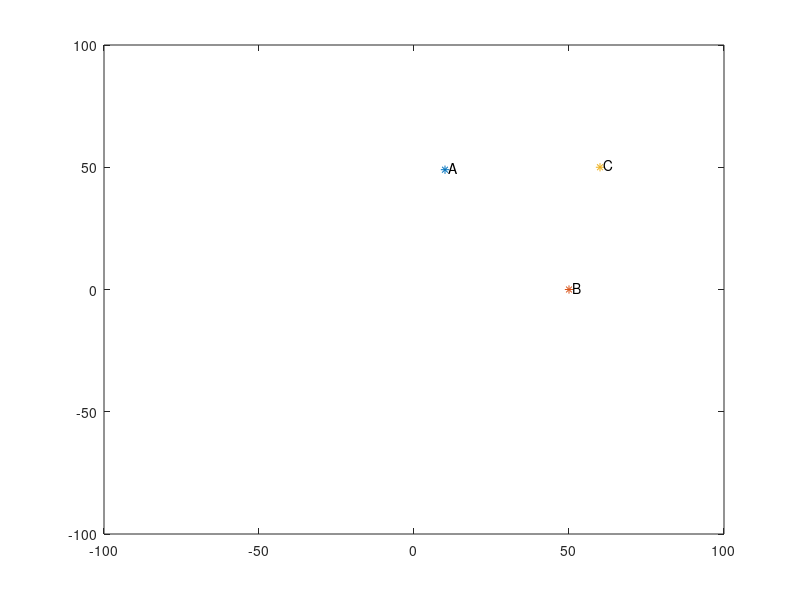

Write the MATLAB code that produced this figure. (Note: this script raises an error after producing the figure.)
% A simple trilateration for the aim of testing its function

clear all;
close all;

% circle = [x y];
circleA = [10 49];
circleB = [50 0];
circleC = [60 50];

figure(1);
plot(circleA(1), circleA(2), '*');
text(circleA(1)+1, circleA(2)+1, 'A');
hold on;
plot(circleB(1), circleB(2), '*');
text(circleB(1)+1, circleB(2)+1, 'B');
plot(circleC(1), circleC(2), '*');
text(circleC(1)+1, circleC(2)+1, 'C');
xlim([-100 100]);
ylim([-100 100]);

% get position
knownPoint = ginput(1);

d1 = sqrt((knownPoint(1)-circleA(1))^2+(knownPoint(2)-circleA(2))^2)
d2 = sqrt((knownPoint(1)-circleB(1))^2+(knownPoint(2)-circleB(2))^2)
d3 = sqrt((knownPoint(1)-circleC(1))^2+(knownPoint(2)-circleC(2))^2)

% radius of the circles
dA = [d1];
dB = [d2];
dC = [d3];

% draw circles
ang=0:0.01:2*pi; 
xp=dA*cos(ang);
yp=dA*sin(ang);
plot(circleA(1)+xp,circleA(2)+yp);
xp=dB*cos(ang);
yp=dB*sin(ang);
plot(circleB(1)+xp,circleB(2)+yp);
xp=dC*cos(ang);
yp=dC*sin(ang);
plot(circleC(1)+xp,circleC(2)+yp);


% Matrix X Nominator
Xa = (dA^2 - dB^2) - (circleA(1)^2 - circleB(1)^2) - (circleA(2)^2 - circleB(2)^2);
Xb = 2 * (circleB(2) - circleA(2));
Xc = (dA^2 - dC^2) - (circleA(1)^2 - circleC(1)^2) - (circleA(2)^2 - circleC(2)^2);
Xd = 2 * (circleC(2) - circleA(2));

% Matrix Y Nominator
Ya = 2 * (circleB(1) - circleA(1));
Yb = (dA^2 - dB^2) - (circleA(1)^2 - circleB(1)^2) - (circleA(2)^2 - circleB(2)^2);
Yc = 2 * (circleC(1) - circleA(1));
Yd = (dA^2 - dC^2) - (circleA(1)^2 - circleC(1)^2) - (circleA(2)^2 - circleC(2)^2);

% Common Denominator
Da = 2 * (circleB(1) - circleA(1));
Db = 2 * (circleB(2) - circleA(2));
Dc = 2 * (circleC(1) - circleA(1));
Dd = 2 * (circleC(2) - circleA(2));

X = [Xa Xb; Xc Xd];
Y = [Ya Yb; Yc Yd];
Denominator = [Da Db; Dc Dd];

if det(Denominator) == 0
    error('Zero value denominator!');
end

x = det(X) / det(Denominator)
y = det(Y) / det(Denominator)

plot(x, y, 'r*');
% text(x+2, y+1, 'Trilat.');

% nearest neighbour
sum = 1/dA + 1/dB + 1/dC
w = [1/(dA*sum) 1/(dB*sum) 1/(dC*sum)]

nn_x = circleA(1)*w(1) + circleB(1)*w(2) + circleC(1)*w(3)
nn_y = circleA(2)*w(1) + circleB(2)*w(2) + circleC(2)*w(3)

plot(nn_x, nn_y, 'black*');
text(nn_x+2, nn_y+1, 'NN');